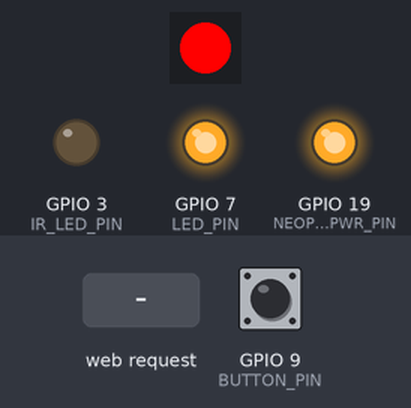
A sketch run on a simulated ESP32-S3. On the bench: 1 RGB LEDs in strip order, left to right, output pins drawn as LEDs (lit = HIGH). The inputs (shaded band) are chosen by the test bench; at power-on: GPIO 9 (BUTTON_PIN) HIGH. What the sketch prints to the serial monitor is not drawn.

Above: at 1.2 s.
1.3 s: HTTP request GET /off received
At 1.8 s:
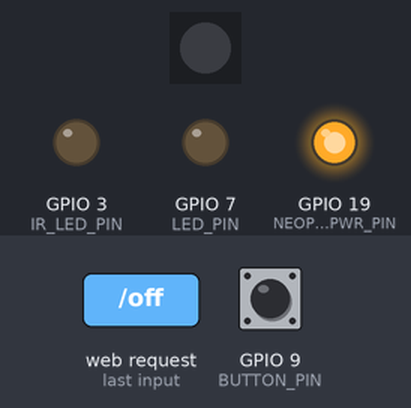
2.8 s: GPIO 9 (BUTTON_PIN) pulled LOW for 3.2 s
At 6.3 s:
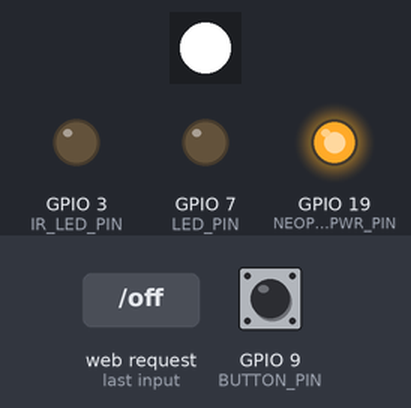
7.5 s: HTTP request GET /on received
At 8.7 s:
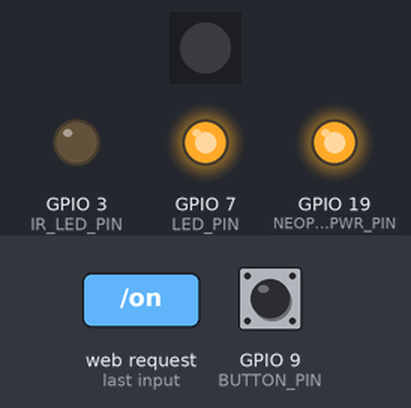
9.0 s: HTTP request GET /color/yellow received
At 10.1 s:
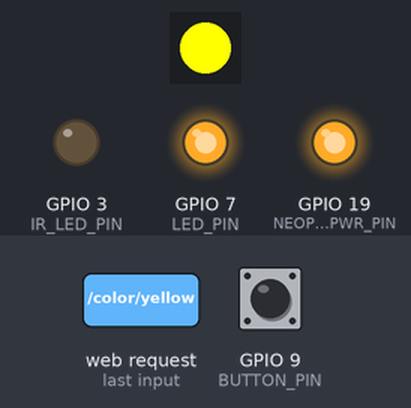
10.5 s: GPIO 9 (BUTTON_PIN) pulled LOW for 0.15 s
At 11.7 s:
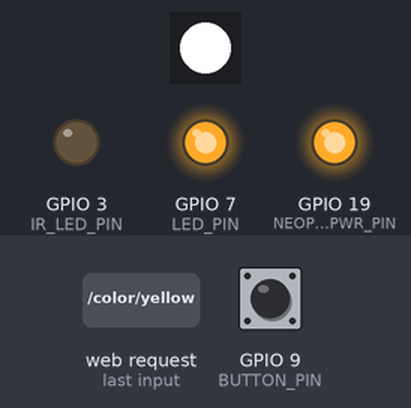
12.1 s: HTTP request GET /color/orange received
At 12.4 s:
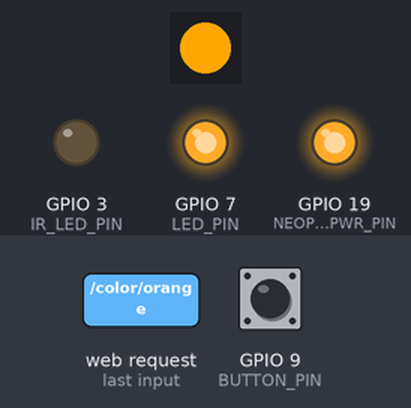
Timing chart, 0 to 14.6 s (numbered marks = the images above; inputs shaded):
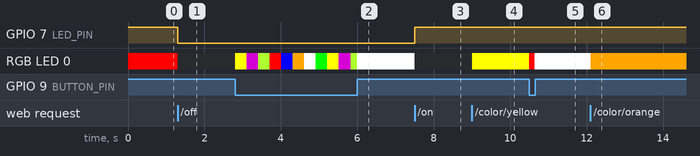

The sketch:

nano_c6_dev.ino
```cpp
// (licence header left out)
#include "app_main.hpp"

void setup()
{
    app_init();
}

void loop()
{
    app_main();
}
```

app_main.cpp
```cpp
// (licence header left out)
#include "app_main.hpp"
#include <Adafruit_NeoPixel.h>
#include "app_wifi.hpp"

Adafruit_NeoPixel g_neopixel(NUMPIXELS, NEOPIXEL_DATA_PIN, NEO_GRB + NEO_KHZ800);

int g_color_Idx = 0;

// 色配列（赤、黄、橙、黄緑、緑、青、紫、白）
uint32_t colors[] = {
    g_neopixel.Color(255, 0, 0),      // 赤
    g_neopixel.Color(255, 255, 0),    // 黄
    g_neopixel.Color(255, 165, 0),    // 橙
    g_neopixel.Color(173, 255, 47),   // 黄緑
    g_neopixel.Color(0, 255, 0),      // 緑
    g_neopixel.Color(0, 0, 255),      // 青
    g_neopixel.Color(128, 0, 128),    // 紫
    g_neopixel.Color(255, 255, 255)   // 白
};

/**
 * @brief ガウス＝ルジャンドル法による円周率計算
 *
 * @param iterations 反復計算回数
 * @return double 円周率の計算結果
 */
double pi_gauss_legendre(uint32_t iterations)
{
    double a = 1.0;
    double b = 1.0 / sqrt(2.0);
    double t = 0.25;
    double p = 1.0;

    for (int i = 0; i < iterations; i++)
    {
        double a_next = (a + b) / 2.0;
        double b_next = sqrt(a * b);
        double t_next = t - p * pow(a - a_next, 2);
        a = a_next;
        b = b_next;
        t = t_next;
        p *= 2.0;
    }
    return pow(a + b, 2) / (4.0 * t);
}

/**
 * @brief アプリ初期化
 *
 */
void app_init(void)
{
    // シリアル通信初期化
    Serial.begin(115200);

    // GPIO初期化
    pinMode(BUTTON_PIN, INPUT_PULLUP);
    pinMode(NEOPIXEL_PWR_PIN, OUTPUT);
    pinMode(IR_LED_PIN, OUTPUT);
    pinMode(LED_PIN, OUTPUT);
    // digitalWrite(LED_PIN, LOW);
    digitalWrite(LED_PIN, HIGH);
    digitalWrite(NEOPIXEL_PWR_PIN, HIGH);

    // NeoPixel初期化
    g_neopixel.begin();
    g_neopixel.show();
    g_neopixel.setPixelColor(0, colors[g_color_Idx]);
    g_neopixel.show();

    // WiFi初期化
    app_wifi_init();
}

/**
 * @brief アプリメイン
 *
 */
void app_main(void)
{
    bool currentButtonState = digitalRead(BUTTON_PIN);

    // WiFiメイン
    app_wifi_main();

    // ボタン処理関連
    if (currentButtonState == LOW) {
        // 色を次に進める
        g_color_Idx++;
        if (g_color_Idx >= sizeof(colors) / sizeof(colors[0])) {
            g_color_Idx = 0;
        }

        // NeoPixelに色をセット
        g_neopixel.setPixelColor(0, colors[g_color_Idx]);
        g_neopixel.show();

        // RGB値をシリアルに表示
        uint32_t c = colors[g_color_Idx];
        uint8_t r = (c >> 16) & 0xFF;
        uint8_t g = (c >> 8) & 0xFF;
        uint8_t b = c & 0xFF;

        Serial.print("NeoPixel RGB: ");
        Serial.print(r);
        Serial.print(", ");
        Serial.print(g);
        Serial.print(", ");
        Serial.println(b);

        // 円周率
        double pi = pi_gauss_legendre(3);
        Serial.print("円周率 : ");
        Serial.println(pi, 15);
    }

    // delay(300);
}
```

app_main.hpp
```cpp
// (licence header left out)
#ifndef APP_MAIN_HPP
#define APP_MAIN_HPP

#include <stdint.h>
#include <string.h>

#define NEOPIXEL_PWR_PIN        19 // NeoPixelの電源ピン
#define NEOPIXEL_DATA_PIN       20 // NeoPixelのデータピン
#define NUMPIXELS 1                // LEDの数

#define BUTTON_PIN              9  // ボタンのピン番号
#define LED_PIN                 7    // LEDのピン番号
#define IR_LED_PIN              3  // IR LEDのピン番号

void app_init(void);
void app_main(void);

#endif // APP_MAIN_HPP
```

app_wifi.cpp
```cpp
// (licence header left out)
#include "app_wifi.hpp"
#include "app_main.hpp"
#include <WiFi.h>
#include <Adafruit_NeoPixel.h>

extern const char HTML_PAGE[];
extern Adafruit_NeoPixel g_neopixel;
WiFiServer server(HTTP_PORT);
// bool g_rgb_override_flg = false;
uint32_t g_current_color = 0;

static String getParam(String request, const String &key);

static String getParam(String request, const String &key)
{
    int idx = request.indexOf(key + "=");
    if (idx == -1) return "";
    int start = idx + key.length() + 1;
    int endAmp = request.indexOf('&', start);
    int endSpc = request.indexOf(' ', start);
    int end;

    if (endAmp == -1 && endSpc == -1) {
        end = request.length();
    } else if (endAmp == -1) {
        end = endSpc;
    } else if (endSpc == -1) {
        end = endAmp;
    } else {
        end = min(endAmp, endSpc);
    }

    String value = request.substring(start, end);
    value.replace('+', ' '); // スペース変換
    return value;
}

/**
 * @brief WiFiアプリ初期化
 *
 */
void app_wifi_init(void)
{
    app_wifi_ap_init();
}

/**
 * @brief WiFiアプリメイン
 *
 */
void app_wifi_main(void)
{
    WiFiClient client = server.available();
    String currentLine = "";
    String header = "";

    if (!client) {
        return;
    } else {
        Serial.println("New Client connected");
        String currentLine = "";
        while (client.connected())
        {
            if (client.available()) {
                char c = client.read();
                header += c;
                Serial.write(c);
                if (c == '\n') {
                    if (currentLine.length() == 0) {
                        // LEDの制御
                        if (header.indexOf("GET /on") >= 0) {
                            digitalWrite(LED_PIN, HIGH);
                        } else if (header.indexOf("GET /off") >= 0) {
                            digitalWrite(LED_PIN, LOW);

                        // NeoPixelの制御
                        } else if (header.indexOf("/color/red") >= 0) {
                            g_current_color = g_neopixel.Color(255, 0, 0);
                        } else if (header.indexOf("/color/yellow") >= 0) {
                            g_current_color = g_neopixel.Color(255, 255, 0);
                        } else if (header.indexOf("/color/orange") >= 0) {
                            g_current_color = g_neopixel.Color(255, 165, 0);
                        } else if (header.indexOf("/color/yellowgreen") >= 0) {
                            g_current_color = g_neopixel.Color(173, 255, 47);
                        } else if (header.indexOf("/color/green") >= 0) {
                            g_current_color = g_neopixel.Color(0, 255, 0);
                        } else if (header.indexOf("/color/blue") >= 0) {
                            g_current_color = g_neopixel.Color(0, 0, 255);
                        } else if (header.indexOf("/color/purple") >= 0) {
                            g_current_color = g_neopixel.Color(128, 0, 128);
                        } else if (header.indexOf("/color/white") >= 0) {
                            g_current_color = g_neopixel.Color(255, 255, 255);
                        } else if (header.indexOf("GET /setrgb") >= 0) {
                            uint8_t r = (uint8_t)getParam(header, "r").toInt();
                            uint8_t g = (uint8_t)getParam(header, "g").toInt();
                            uint8_t b = (uint8_t)getParam(header, "b").toInt();
                            g_current_color = g_neopixel.Color(r, g, b);
                            Serial.printf("Set RGB: R=%d G=%d B=%d\n", r, g, b);
                        }else if (header.indexOf("/debug?") >= 0) {
                            String dbgMode = getParam(header, "dbg");
                            String dbgMsg  = getParam(header, "msg");

                            if (dbgMode == "on") {
                                Serial.println("[DEBUG] ON");
                            } else if (dbgMode == "off") {
                                Serial.println("[DEBUG] OFF");
                            }

                            Serial.print("[DEBUG MSG] ");
                            Serial.println(dbgMsg);
                        }
                        // NeoPixelに色反映
                        g_neopixel.setPixelColor(0, g_current_color);
                        g_neopixel.show();

                        // HTTPレスポンスヘッダー
                        client.println("HTTP/1.1 200 OK");
                        client.println("Content-type:text/html");
                        client.println("Connection: close");
                        client.println();
                        // HTML
                        client.print(HTML_PAGE);
                        client.println();
                        break;
                    } else {
                        currentLine = "";
                    }
                } else if (c != '\r') {
                    currentLine += c;
                }
            }
        }
        delay(1);
        client.stop();
        Serial.println("Client disconnected");
    }
}

/**
 * @brief WiFi AP初期化
 *
 */
void app_wifi_ap_init(void)
{
    WiFi.softAP(AP_SSID, AP_PASSWORD, AP_CHANNEL, 0, AP_MAX_CONN);

    Serial.println("WiFi AP Started");
    Serial.print("IP Address: ");
    Serial.println(WiFi.softAPIP());

    server.begin();
    Serial.println("HTTP server started");
}
```

app_wifi.hpp
```cpp
// (licence header left out)
#ifndef APP_WIFI_HPP
#define APP_WIFI_HPP

// WiFi APの設定
#define AP_SSID         "Nano_C6_Develop_AP"      // APのSSID
#define AP_PASSWORD     "nanoc6dev"               // APのパスワード
#define AP_CHANNEL      1                         // WiFiチャンネル
#define AP_MAX_CONN     4                         // 最大接続数
#define HTTP_PORT       80                        // Webサーバ HTTPポート

#include <stdint.h>
#include <string.h>

void app_wifi_init(void);
void app_wifi_main(void);
void app_wifi_ap_init(void);

const char HTML_PAGE[] = R"rawliteral(
<!DOCTYPE html>
<html data-browse-mode="P" lang="ja">
<head>
<meta charset="UTF-8">

<head>
  <meta name="viewport" content="width=device-width, initial-scale=1">
  <title>ESP32 開発設定画面</title>
  <style>
    body { font-family: Arial; text-align: center; margin: 20px; }
    .button { background-color: #4CAF50; border: none; color: white; padding: 10px 20px;
              margin: 5px; font-size: 16px; cursor: pointer; border-radius: 5px; }
    .slider { width: 300px; }
  </style>
</head>
<body>
  <h1>ESP32 開発設定画面</h1>

  <h2>LED設定</h2>
  <p>
    <a href="/on"><button class="button">ON</button></a>
    <a href="/off"><button class="button">OFF</button></a>
  </p>

  <h2>NeoPicxel(RGB LED)色設定</h2>
  <p>
    <a href="/color/red"><button class="button" style="background-color:red">赤</button></a>
    <a href="/color/yellow"><button class="button" style="background-color:yellow;color:black">黄</button></a>
    <a href="/color/orange"><button class="button" style="background-color:orange">橙</button></a>
    <a href="/color/yellowgreen"><button class="button" style="background-color:#ADFF2F;color:black">黄緑</button></a>
    <a href="/color/green"><button class="button" style="background-color:green">緑</button></a>
    <a href="/color/blue"><button class="button" style="background-color:blue">青</button></a>
    <a href="/color/purple"><button class="button" style="background-color:purple">紫</button></a>
    <a href="/color/white"><button class="button" style="background-color:white;color:black">白</button></a>
  </p>

  <form action="/setrgb" method="get" target="_self">
    <p>R: <input type="range" name="r" min="0" max="255" value="0" class="slider"></p>
    <p>G: <input type="range" name="g" min="0" max="255" value="0" class="slider"></p>
    <p>B: <input type="range" name="b" min="0" max="255" value="0" class="slider"></p>
    <p><input type="submit" value="設定" class="button"></p>
  </form>

<h2>デバッグ用</h2>
<form action="/debug" method="get">
  <p>
    <label><input type="radio" name="dbg" value="on"> ON</label>
    <label><input type="radio" name="dbg" value="off"> OFF</label>
  </p>
  <p>
    <label for="dbgmsg">Msg: </label>
    <input type="text" id="dbgmsg" name="msg" placeholder="Enter debug message">
  </p>
  <p>
    <input type="submit" value="送信" class="button">
  </p>
</form>

</body>
</html>
)rawliteral";

#endif // APP_WIFI_HPP
```

Measured:
- after the input at 1.3 s, GPIO 7 (LED_PIN): HIGH → LOW at once; RGB LED 0: RGB(255, 0, 0) → off at once
- after the input at 2.8 s, RGB LED 0: off → RGB(255, 255, 0) at once, → RGB(128, 0, 128) 0.30 s later, → RGB(173, 255, 47) 0.30 s later, → RGB(255, 0, 0) 0.30 s later, … (12 changes in this stretch)
- after the input at 7.5 s, GPIO 7 (LED_PIN): LOW → HIGH at once; RGB LED 0: RGB(255, 255, 255) → off at once
- after the input at 9.0 s, RGB LED 0: off → RGB(255, 255, 0) at once
- after the input at 10.5 s, RGB LED 0: RGB(255, 255, 0) → RGB(255, 0, 0) at once, → RGB(255, 255, 255) 0.15 s later
- after the input at 12.1 s, RGB LED 0: RGB(255, 255, 255) → RGB(255, 165, 0) at once
